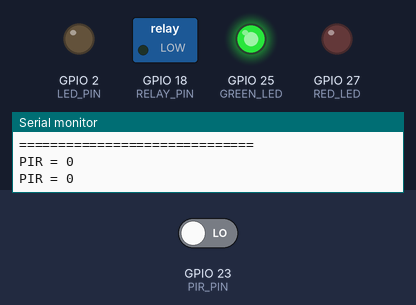
A sketch run on a simulated ESP32. On the bench: switched loads named in the sketch (green lamp = pin HIGH), output pins drawn as LEDs (lit = HIGH), the last lines printed to the serial monitor. Inputs (shaded band) come from the test bench; at power-on: GPIO 23 (PIR_PIN) LOW. WiFi joins after 1.5 s; servers stay silent unless stated.

Above: at 3.1 s.
3.2 s: GPIO 23 (PIR_PIN) driven HIGH
At 4.0 s:
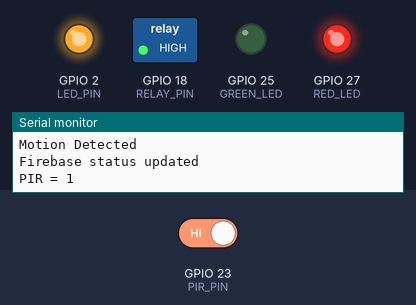
Timing chart, 0 to 6.2 s (numbered marks = the images above; inputs shaded):
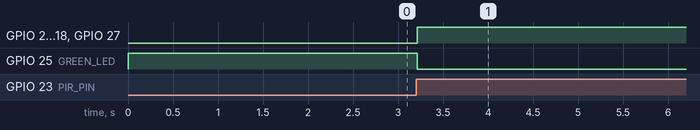

The sketch:

energy_saver_final.ino
```cpp
#include <WiFi.h>
#include <Firebase_ESP_Client.h>

#define WIFI_SSID "iQOO Neo9 Pro"
#define WIFI_PASSWORD "password"

#define API_KEY "AIzaSyBH-CvLwg13Ke-lQq8AheUkQqBkCi7m9F4"
#define DATABASE_URL "https://smart-home-energy-saver-default-rtdb.asia-southeast1.firebasedatabase.app/"

FirebaseData fbdo;
FirebaseAuth auth;
FirebaseConfig config;

// ======================================================
// PINS
// ======================================================

const int PIR_PIN = 23;
const int RELAY_PIN = 18;
const int LED_PIN = 2;

const int RED_LED = 27;
const int GREEN_LED = 25;

// ======================================================
// SETTINGS
// ======================================================

const bool RELAY_ACTIVE_LOW = false;

const unsigned long OFF_DELAY_MS = 10000;

const float LIGHT_POWER = 10.0;

// ======================================================
// VARIABLES
// ======================================================

bool systemOn = false;

unsigned long lastMotionTime = 0;
unsigned long relayOnStart = 0;

float energyUsed = 0.0;
float energySaved = 0.0;

// ======================================================
// RELAY / ONBOARD LED
// ======================================================

void setRelay(bool on)
{
  digitalWrite(LED_PIN, on ? HIGH : LOW);

  if (RELAY_ACTIVE_LOW)
  {
    digitalWrite(RELAY_PIN, on ? LOW : HIGH);
  }
  else
  {
    digitalWrite(RELAY_PIN, on ? HIGH : LOW);
  }
}

// ======================================================
// TRAFFIC LIGHT - ACTIVE LOW
// ======================================================

void showNoMotion()
{
  digitalWrite(GREEN_LED, HIGH);   // Green OFF
  digitalWrite(RED_LED, LOW);      // Red ON
}

void showMotion()
{
  digitalWrite(RED_LED, HIGH);     // Red OFF
  digitalWrite(GREEN_LED, LOW);    // Green ON
}

// ======================================================
// WIFI RECONNECT
// ======================================================

bool checkWiFi()
{
  if (WiFi.status() == WL_CONNECTED)
  {
    return true;
  }

  Serial.println("WiFi lost - reconnecting...");

  WiFi.disconnect();
  delay(500);

  WiFi.begin(WIFI_SSID, WIFI_PASSWORD);

  unsigned long startTime = millis();

  while (
    WiFi.status() != WL_CONNECTED &&
    millis() - startTime < 10000
  )
  {
    Serial.print(".");
    delay(500);
  }

  Serial.println();

  if (WiFi.status() == WL_CONNECTED)
  {
    Serial.println("WiFi reconnected");
    return true;
  }

  Serial.println("WiFi reconnect FAILED");

  return false;
}

// ======================================================
// FIREBASE STATUS UPDATE
// ======================================================

void updateFirebaseStatus(
  String motion,
  String light,
  String occupancy,
  String alert
)
{
  if (!checkWiFi())
  {
    Serial.println("Firebase skipped - WiFi unavailable");
    return;
  }

  if (!Firebase.ready())
  {
    Serial.println("Firebase temporarily not ready");
    return;
  }

  FirebaseJson json;

  json.set("motion", motion);
  json.set("light", light);
  json.set("occupancy", occupancy);
  json.set("alert", alert);

  if (
    Firebase.RTDB.updateNode(
      &fbdo,
      "/home",
      &json
    )
  )
  {
    Serial.println("Firebase status updated");
  }
  else
  {
    Serial.print("Firebase update FAILED: ");
    Serial.println(fbdo.errorReason());
  }
}

// ======================================================
// ENERGY UPDATE
// ======================================================

void updateEnergyFirebase()
{
  if (!checkWiFi())
  {
    return;
  }

  if (!Firebase.ready())
  {
    return;
  }

  if (
    Firebase.RTDB.setFloat(
      &fbdo,
      "/home/energyUsed",
      energyUsed
    )
  )
  {
    Serial.print("Energy Used = ");
    Serial.println(energyUsed, 4);
  }
  else
  {
    Serial.print("Energy Used FAILED: ");
    Serial.println(fbdo.errorReason());
  }

  if (
    Firebase.RTDB.setFloat(
      &fbdo,
      "/home/energySaved",
      energySaved
    )
  )
  {
    Serial.print("Energy Saved = ");
    Serial.println(energySaved, 4);
  }
  else
  {
    Serial.print("Energy Saved FAILED: ");
    Serial.println(fbdo.errorReason());
  }
}

// ======================================================
// SETUP
// ======================================================

void setup()
{
  Serial.begin(115200);

  pinMode(PIR_PIN, INPUT);

  pinMode(RELAY_PIN, OUTPUT);
  pinMode(LED_PIN, OUTPUT);

  pinMode(RED_LED, OUTPUT);
  pinMode(GREEN_LED, OUTPUT);

  // Initial state
  systemOn = false;

  setRelay(false);
  showNoMotion();

  // ======================================================
  // WIFI
  // ======================================================

  WiFi.mode(WIFI_STA);

  WiFi.setAutoReconnect(true);
  WiFi.persistent(true);

  Serial.print("Connecting to WiFi");

  WiFi.begin(
    WIFI_SSID,
    WIFI_PASSWORD
  );

  while (WiFi.status() != WL_CONNECTED)
  {
    Serial.print(".");
    delay(500);
  }

  Serial.println();
  Serial.println("WiFi Connected");

  Serial.print("IP Address: ");
  Serial.println(WiFi.localIP());

  // ======================================================
  // FIREBASE CONFIG
  // ======================================================

  config.api_key = API_KEY;
  config.database_url = DATABASE_URL;

  // Connection timeout settings
  config.timeout.networkReconnect = 10 * 1000;
  config.timeout.socketConnection = 30 * 1000;
  config.timeout.sslHandshake = 60 * 1000;
  config.timeout.serverResponse = 15 * 1000;

  if (
    Firebase.signUp(
      &config,
      &auth,
      "",
      ""
    )
  )
  {
    Serial.println("Firebase SignUp OK");
  }
  else
  {
    Serial.print("Firebase SignUp Failed: ");

    Serial.println(
      config.signer.signupError.message.c_str()
    );
  }

  Firebase.begin(
    &config,
    &auth
  );

  Firebase.reconnectWiFi(true);

  fbdo.setBSSLBufferSize(
    4096,
    1024
  );

  // TCP keep-alive
  fbdo.keepAlive(5, 5, 1);

  while (!Firebase.ready())
  {
    Serial.println("Waiting for Firebase...");
    delay(500);
  }

  Serial.println("Firebase Ready");

  // ======================================================
  // INITIAL DATABASE VALUES
  // ======================================================

  updateFirebaseStatus(
    "No Motion Detected",
    "OFF",
    "Empty",
    "No Alerts"
  );

  updateEnergyFirebase();

  lastMotionTime = millis();

  Serial.println("==============================");
  Serial.println("SMART HOME SYSTEM READY");
  Serial.println("RED   = No Motion");
  Serial.println("GREEN = Motion Detected");
  Serial.println("==============================");
}

// ======================================================
// LOOP
// ======================================================

void loop()
{
  unsigned long now = millis();

  // Important: keep Firebase authentication/network tasks alive
  Firebase.ready();

  int motion = digitalRead(PIR_PIN);

  // ======================================================
  // PIR DEBUG
  // ======================================================

  static unsigned long debugTime = 0;

  if (now - debugTime >= 1000)
  {
    debugTime = now;

    Serial.print("PIR = ");
    Serial.println(motion);
  }

  // ======================================================
  // MOTION DETECTED
  // ======================================================

  if (motion == HIGH)
  {
    lastMotionTime = now;

    if (!systemOn)
    {
      systemOn = true;

      relayOnStart = now;

      // Local hardware works first
      setRelay(true);
      showMotion();

      Serial.println("Motion Detected");

      // Cloud update second
      updateFirebaseStatus(
        "Motion Detected",
        "ON",
        "Occupied",
        "Motion Alert"
      );
    }
  }

  // ======================================================
  // NO MOTION FOR 10 SECONDS
  // ======================================================

  if (
    systemOn &&
    (now - lastMotionTime >= OFF_DELAY_MS)
  )
  {
    systemOn = false;

    // Local hardware first
    setRelay(false);
    showNoMotion();

    Serial.println("No Motion");

    // ======================================================
    // ENERGY CALCULATION
    // ======================================================

    unsigned long relayTime =
      now - relayOnStart;

    energyUsed +=
      (LIGHT_POWER * relayTime) /
      3600000.0;

    energySaved +=
      (LIGHT_POWER * OFF_DELAY_MS) /
      3600000.0;

    // ======================================================
    // FIREBASE
    // ======================================================

    updateFirebaseStatus(
      "No Motion Detected",
      "OFF",
      "Empty",
      "No Alerts"
    );

    updateEnergyFirebase();
  }

  delay(50);
}
```

Measured:
- after the input at 3.2 s, GPIO 2 (LED_PIN), GPIO 18 (RELAY_PIN), GPIO 27 (RED_LED): LOW → HIGH at once; GPIO 25 (GREEN_LED): HIGH → LOW at once
